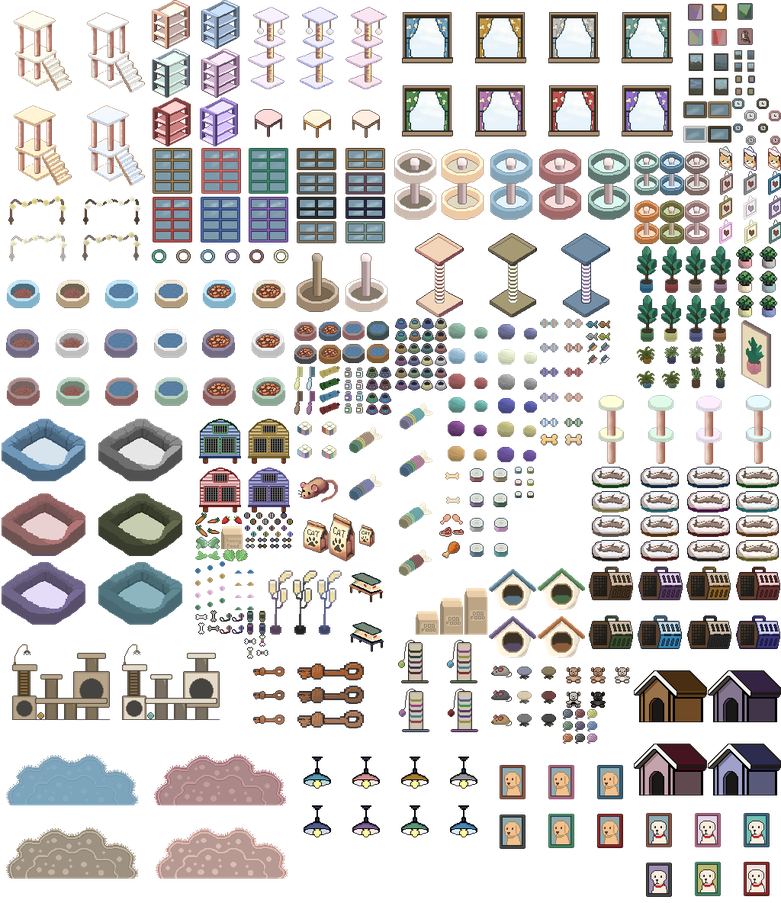
#> input picture assets/images/Assets/Furnitures,Playgrounds,Toys.png, 781 x 903 px, shrunk from 1024 x 1184 before the run
$ python extract_sprites.py
#> lines starting #> are read from the running program, lines starting #| are printed output that depends on the picture
#!/usr/bin/env python3
"""
Extract sprite bounding boxes from a sprite sheet with transparent background.

Usage:
    python3 tools/extract_sprites.py

Output:
    assets/images/PetMobileGameAsset/furnitures_sprites.json
    assets/images/PetMobileGameAsset/furnitures_sprites_debug.png
"""

import json
import os
from collections import deque
from PIL import Image, ImageDraw

# --- Config ---
SCRIPT_DIR = os.path.dirname(os.path.abspath(__file__))
PROJECT_ROOT = os.path.dirname(SCRIPT_DIR)
ASSET_DIR = os.path.join(PROJECT_ROOT, "assets", "images", "Assets")

INPUT_IMAGE = os.path.join(ASSET_DIR, "Furnitures,Playgrounds,Toys.png")
OUTPUT_JSON = os.path.join(ASSET_DIR, "furnitures_sprites.json")
OUTPUT_DEBUG = os.path.join(ASSET_DIR, "furnitures_sprites_debug.png")

ALPHA_THRESHOLD = 0   # pixels with alpha <= this are treated as transparent
MERGE_GAP = 0          # merge bounding boxes within this many pixels
MIN_SIZE = 4           # discard regions smaller than this in either dimension


def load_alpha_mask(path, threshold):
    """Load image and return a binary mask: True where pixel is opaque."""
    img = Image.open(path).convert("RGBA")
    alpha = img.split()[3]  # alpha channel
    width, height = img.size
    pixels = alpha.load()
    mask = [[pixels[x, y] > threshold for x in range(width)] for y in range(height)]
    return img, mask, width, height


def find_connected_components(mask, width, height):
    """BFS flood-fill to find connected regions of opaque pixels."""
    visited = [[False] * width for _ in range(height)]
    boxes = []

    for y in range(height):
        for x in range(width):
            if mask[y][x] and not visited[y][x]:
                # BFS from this pixel
                min_x, min_y = x, y
                max_x, max_y = x, y
                queue = deque([(x, y)])
                visited[y][x] = True

                while queue:
                    cx, cy = queue.popleft()
                    min_x = min(min_x, cx)
                    min_y = min(min_y, cy)
                    max_x = max(max_x, cx)
                    max_y = max(max_y, cy)

                    for dx, dy in [(-1, 0), (1, 0), (0, -1), (0, 1),
                                   (-1, -1), (-1, 1), (1, -1), (1, 1)]:
                        nx, ny = cx + dx, cy + dy
                        if 0 <= nx < width and 0 <= ny < height:
                            if mask[ny][nx] and not visited[ny][nx]:
                                visited[ny][nx] = True
                                queue.append((nx, ny))

                boxes.append((min_x, min_y, max_x, max_y))

    return boxes


def merge_nearby_boxes(boxes, gap):
    """Merge bounding boxes that are within `gap` pixels of each other."""
    def overlaps(a, b):
        return not (a[2] + gap < b[0] or b[2] + gap < a[0] or
                    a[3] + gap < b[1] or b[3] + gap < a[1])

    def merge(a, b):
        return (min(a[0], b[0]), min(a[1], b[1]),
                max(a[2], b[2]), max(a[3], b[3]))

    merged = list(boxes)
    changed = True
    while changed:
        changed = False
        new_merged = []
        used = [False] * len(merged)
        for i in range(len(merged)):
            if used[i]:
                continue
            current = merged[i]
            for j in range(i + 1, len(merged)):
                if used[j]:
                    continue
                if overlaps(current, merged[j]):
                    current = merge(current, merged[j])
                    used[j] = True
                    changed = True
            new_merged.append(current)
        merged = new_merged

    return merged


def filter_small(boxes, min_size):
    """Remove boxes smaller than min_size in either dimension."""
    return [b for b in boxes
            if (b[2] - b[0] + 1) >= min_size and (b[3] - b[1] + 1) >= min_size]


def sort_boxes(boxes, row_band=200):
    """Sort top-to-bottom by row, same-sized sprites adjacent within each row.

    1. Bucket sprites into rows by y-center (bands of row_band pixels)
    2. Rows ordered top-to-bottom
    3. Within each row, sort by (width, height, x) so same-sized sprites cluster
    """
    if not boxes:
        return boxes

    # Sort by y-center band, then by size within each band, then by x
    def sort_key(b):
        y_center = (b[1] + b[3]) // 2
        row = y_center // row_band
        w = b[2] - b[0] + 1
        h = b[3] - b[1] + 1
        return (row, w, h, b[0])

    return sorted(boxes, key=sort_key)


def draw_debug_image(img, boxes, output_path):
    """Draw red bounding boxes on the sprite sheet and save."""
    debug = img.copy()
    draw = ImageDraw.Draw(debug)
    for i, (x1, y1, x2, y2) in enumerate(boxes):
        draw.rectangle([x1, y1, x2, y2], outline="red", width=1)
        draw.text((x1, y1 - 10), str(i), fill="red")
    debug.save(output_path)
    print(f"Debug image saved to {output_path}")


def main():
    print(f"Loading {INPUT_IMAGE}...")
    img, mask, width, height = load_alpha_mask(INPUT_IMAGE, ALPHA_THRESHOLD)
#> in load_alpha_mask, img is the input picture: PIL image 781x903 RGBA; mean R, G, B, A 62.8, 59.9, 58.4, 98.5
#> in load_alpha_mask, `alpha = img.split()[3]`:
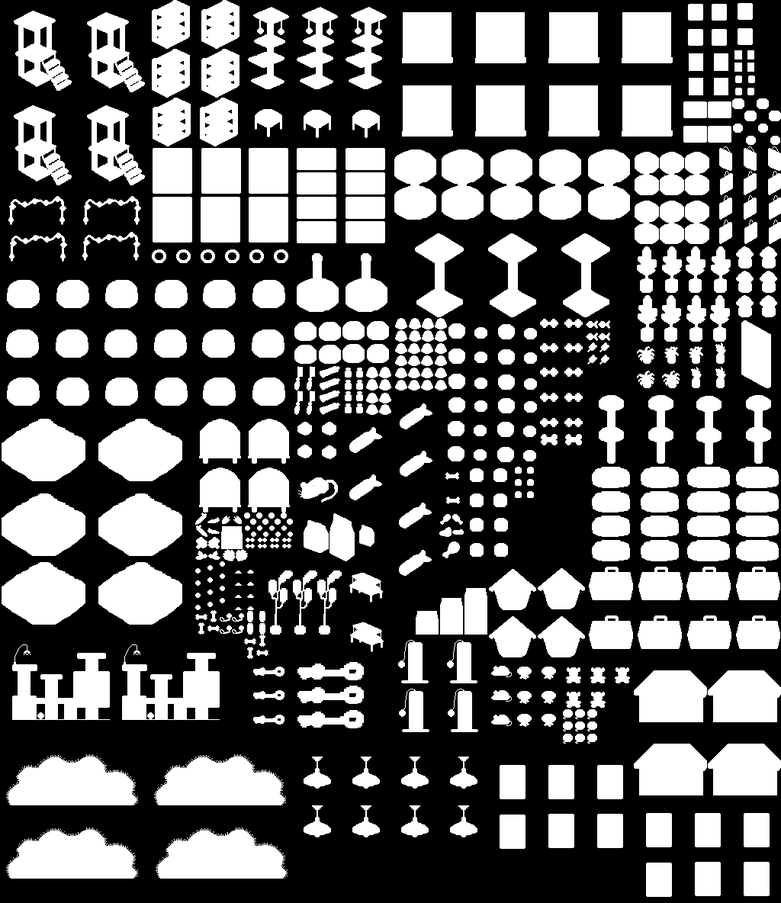
#> alpha: PIL image 781x903 L; min 0, max 255, mean 98.5
#> in load_alpha_mask, `mask = [[pixels[x, y] > threshold for x in range(width)] for y in rang..`: mask = 903 items
#> mask = 903 items; width = 781; height = 903
    print(f"Image size: {width}x{height}")
#| Image size: 781x903

    print("Finding connected components...")
    boxes = find_connected_components(mask, width, height)
#> in find_connected_components, `visited = [[False] * width for _ in range(height)]`: visited = 903 items
#> boxes = 564 items, first 6: (149, 0, 194, 193), (197, 0, 242, 244), (685, 1, 705, 22), (709, 1, 726, 22), (737, 1, 737, 1), (752, 1, 752, 1)
    print(f"Found {len(boxes)} raw regions")
#| Found 564 raw regions

    print(f"Merging nearby boxes (gap={MERGE_GAP}px)...")
    boxes = merge_nearby_boxes(boxes, MERGE_GAP)
#> in merge_nearby_boxes, `merged = list(boxes)`: merged has the same summary as boxes in main
#> boxes = [(0, 0, 780, 898)]
    print(f"After merge: {len(boxes)} regions")
#| After merge: 1 regions

    print(f"Filtering small regions (<{MIN_SIZE}px)...")
    boxes = filter_small(boxes, MIN_SIZE)
    print(f"After filter: {len(boxes)} sprites")
#| After filter: 1 sprites

    boxes = sort_boxes(boxes)

    # Build JSON output
    sprites = []
    for i, (x1, y1, x2, y2) in enumerate(boxes):
        sprites.append({
            "id": i,
            "x": x1,
            "y": y1,
            "width": x2 - x1 + 1,
            "height": y2 - y1 + 1,
        })
#> this loop made 1 pass
#> after the loop, sprites = 1 item

    output = {
        "source": "Furnitures,Playgrounds,Toys.png",
        "sprites": sprites,
    }

    with open(OUTPUT_JSON, "w") as f:
        json.dump(output, f, indent=2)
    print(f"JSON saved to {OUTPUT_JSON}")

    draw_debug_image(img, boxes, OUTPUT_DEBUG)
#> the loop in draw_debug_image, `for i, (x1, y1, x2, y2) in enumerate(boxes):` made 1 pass
#> in draw_debug_image, `debug.save(output_path)`:
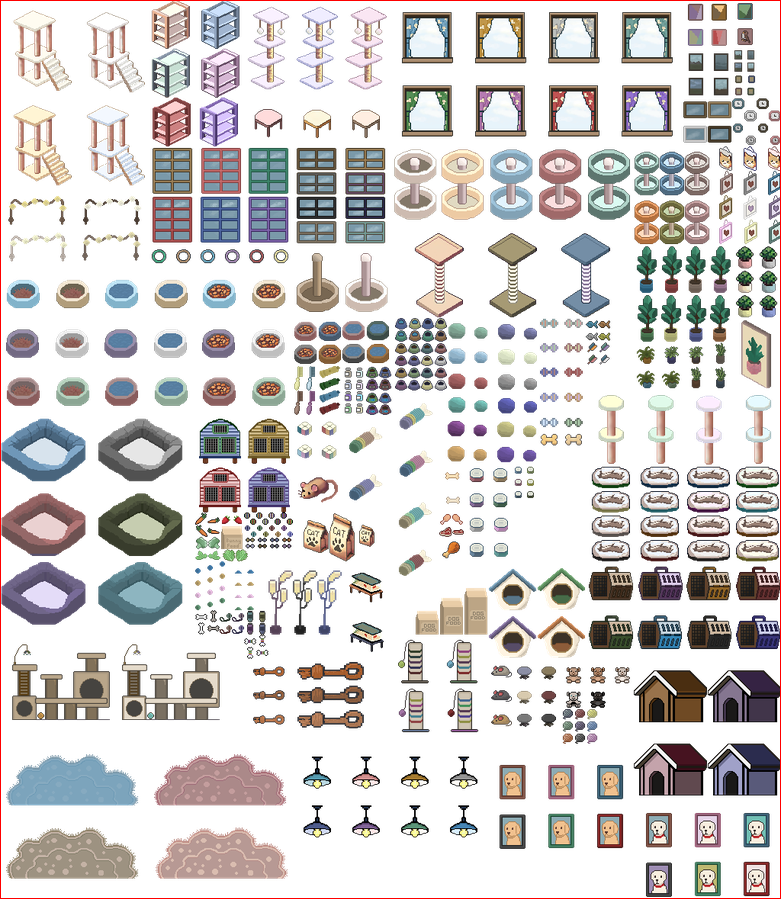
#> saved as furnitures_sprites_debug.png: PIL image 781x903 RGBA; mean R, G, B, A 64, 59.8, 58.4, 99.7; transparent parts drawn white
    print("Done!")


if __name__ == "__main__":
    main()

$ run again, with assets/images/Assets/Birddecoration.png copied over assets/images/Assets/Furnitures,Playgrounds,Toys.png
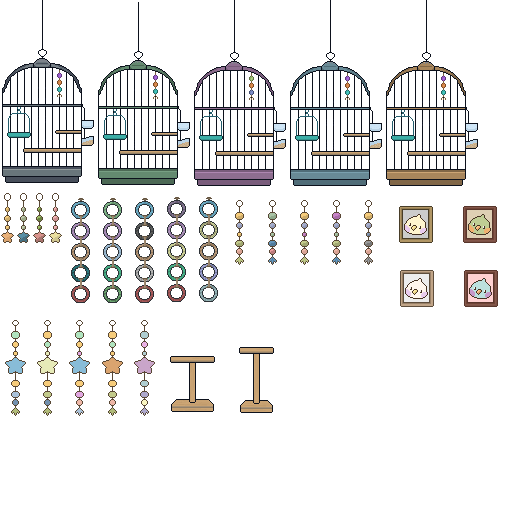
#> input picture assets/images/Assets/Birddecoration.png, 512 x 512 px
#> in load_alpha_mask, img is the input picture: PIL image 512x512 RGBA; mean R, G, B, A 14.5, 14.2, 13.3, 35.8
#> in load_alpha_mask, `alpha = img.split()[3]`:
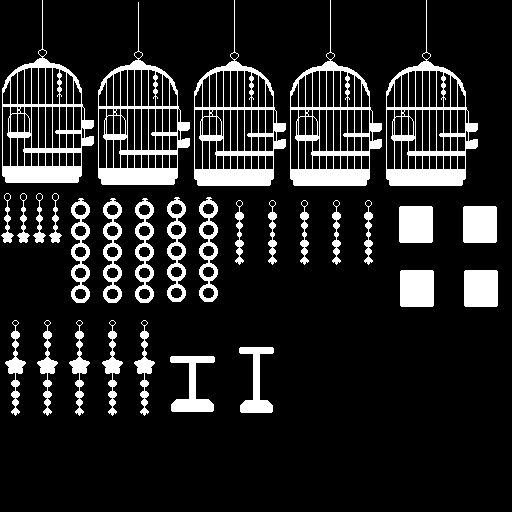
#> alpha: PIL image 512x512 L; min 0, max 255, mean 35.8
#> in load_alpha_mask, `mask = [[pixels[x, y] > threshold for x in range(width)] for y in rang..`: mask = 512 items
#> in main, `img, mask, width, height = load_alpha_mask(INPUT_IMAGE, ALPHA_THRESHOLD)`: width = 512
#| Image size: 512x512
#> visited = 512 items
#> in main, `boxes = find_connected_components(mask, width, height)`: boxes = 30 items, first 6: (2, 0, 93, 182), (194, 0, 285, 185), (290, 0, 381, 185), (386, 0, 477, 185), (98, 2, 189, 184), (1, 193, 13, 242)
#| Found 30 raw regions
#> merged has the same summary as boxes in main
#| After merge: 30 regions
#| After filter: 30 sprites
#> in main, `boxes = sort_boxes(boxes)`: boxes = 30 items, first 6: (2, 0, 93, 182), (98, 2, 189, 184), (194, 0, 285, 185), (290, 0, 381, 185), (386, 0, 477, 185), (235, 200, 243, 264)
#> the loop in main, `for i, (x1, y1, x2, y2) in enumerate(boxes):` made 30 passes
#> after the loop in main, `for i, (x1, y1, x2, y2) in enumerate(boxes):`: sprites = 30 items
#> the loop in draw_debug_image, `for i, (x1, y1, x2, y2) in enumerate(boxes):` made 30 passes
#> in draw_debug_image, `debug.save(output_path)`:
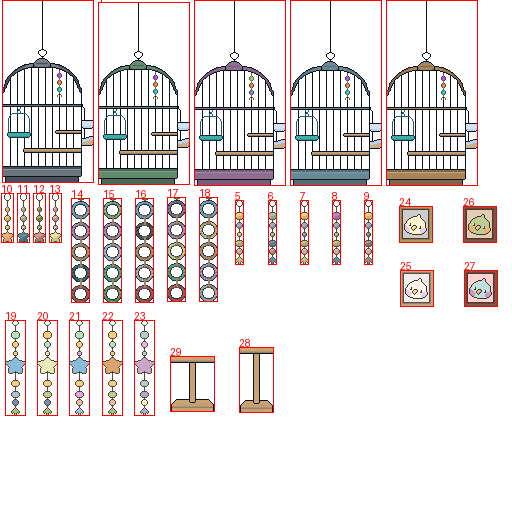
#> saved as furnitures_sprites_debug.png: PIL image 512x512 RGBA; mean R, G, B, A 22.2, 13.8, 12.9, 41.4; transparent parts drawn white

$ run again, with assets/images/Assets/happy-family-sim.png copied over assets/images/Assets/Furnitures,Playgrounds,Toys.png
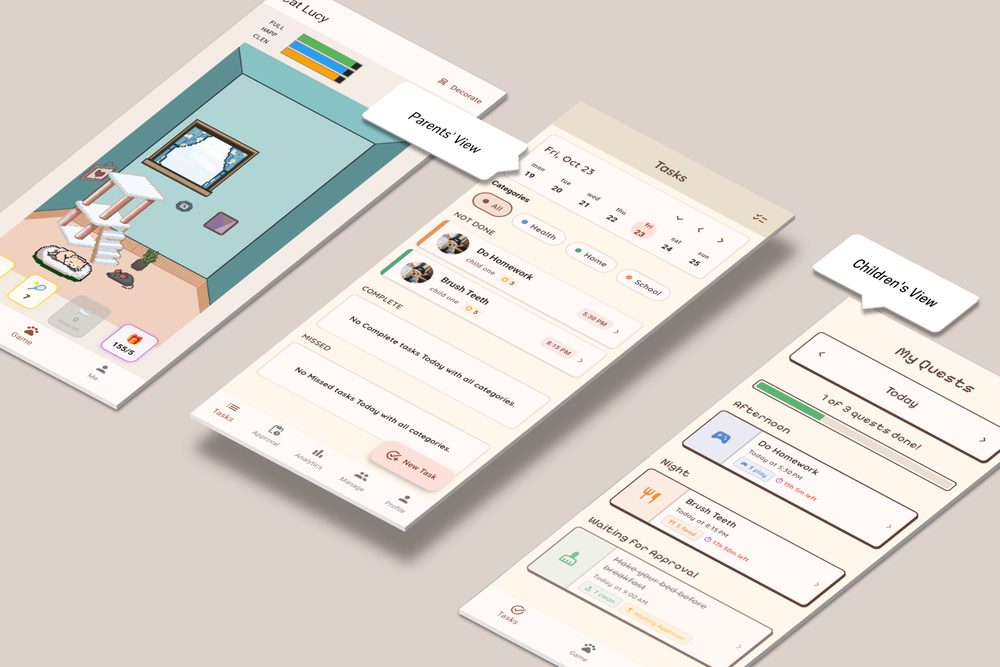
#> input picture assets/images/Assets/happy-family-sim.png, 1000 x 667 px, shrunk from 1600 x 1067 before the run
#> alpha: PIL image 1000x667 L; every value is 255
#> in load_alpha_mask, `mask = [[pixels[x, y] > threshold for x in range(width)] for y in rang..`: mask = 667 items
#> in main, `img, mask, width, height = load_alpha_mask(INPUT_IMAGE, ALPHA_THRESHOLD)`: width = 1000; height = 667
#| Image size: 1000x667
#> visited = 667 items
#> in main, `boxes = find_connected_components(mask, width, height)`: boxes = [(0, 0, 999, 666)]
#| Found 1 raw regions
#> the loop in merge_nearby_boxes, `while changed:` made 1 pass
#| After merge: 1 regions
#| After filter: 1 sprites
#> the loop in main, `for i, (x1, y1, x2, y2) in enumerate(boxes):` made 1 pass
#> after the loop in main, `for i, (x1, y1, x2, y2) in enumerate(boxes):`: sprites = 1 item
#> the loop in draw_debug_image, `for i, (x1, y1, x2, y2) in enumerate(boxes):` made 1 pass
#> in draw_debug_image, `debug.save(output_path)`:
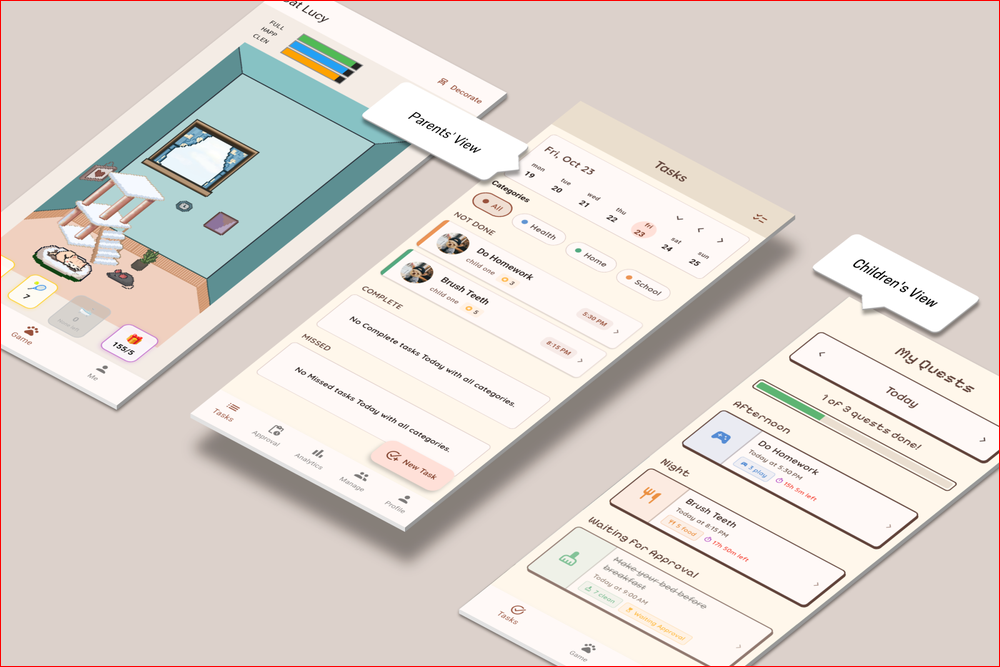
#> saved as furnitures_sprites_debug.png: PIL image 1000x667 RGBA; mean R, G, B, A 221.9, 214.1, 208, 255
